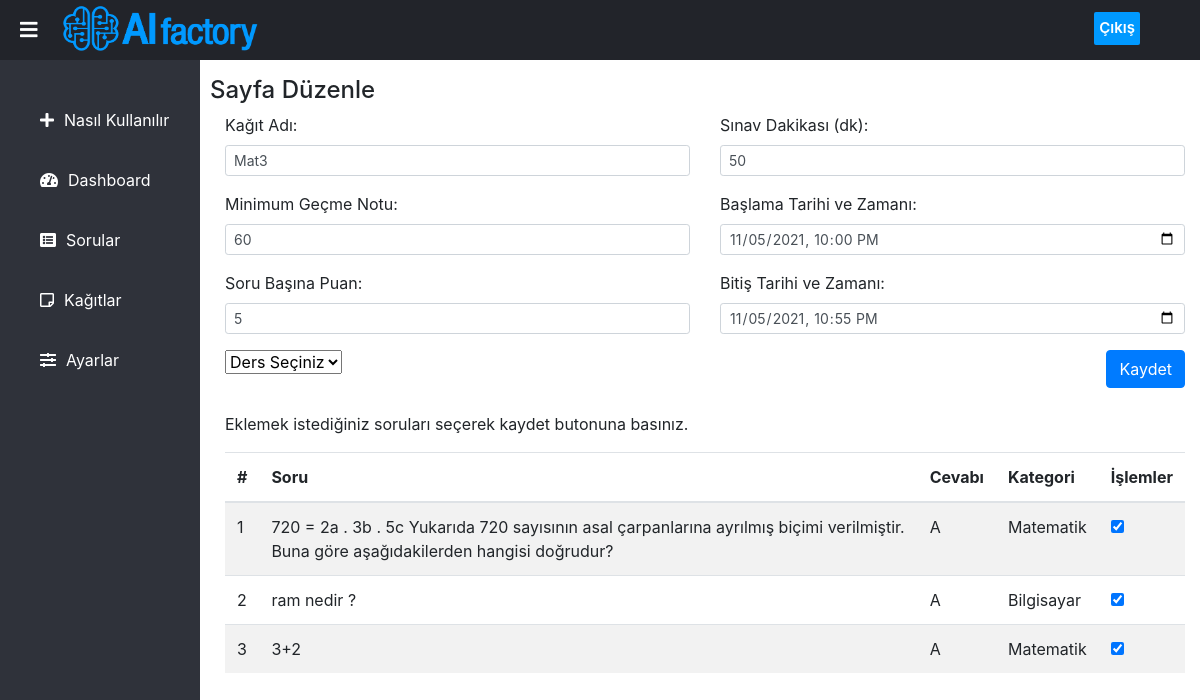
/components/edit_paper.php?paperid=2 (signed in), run on an earlier commit of the app's database.
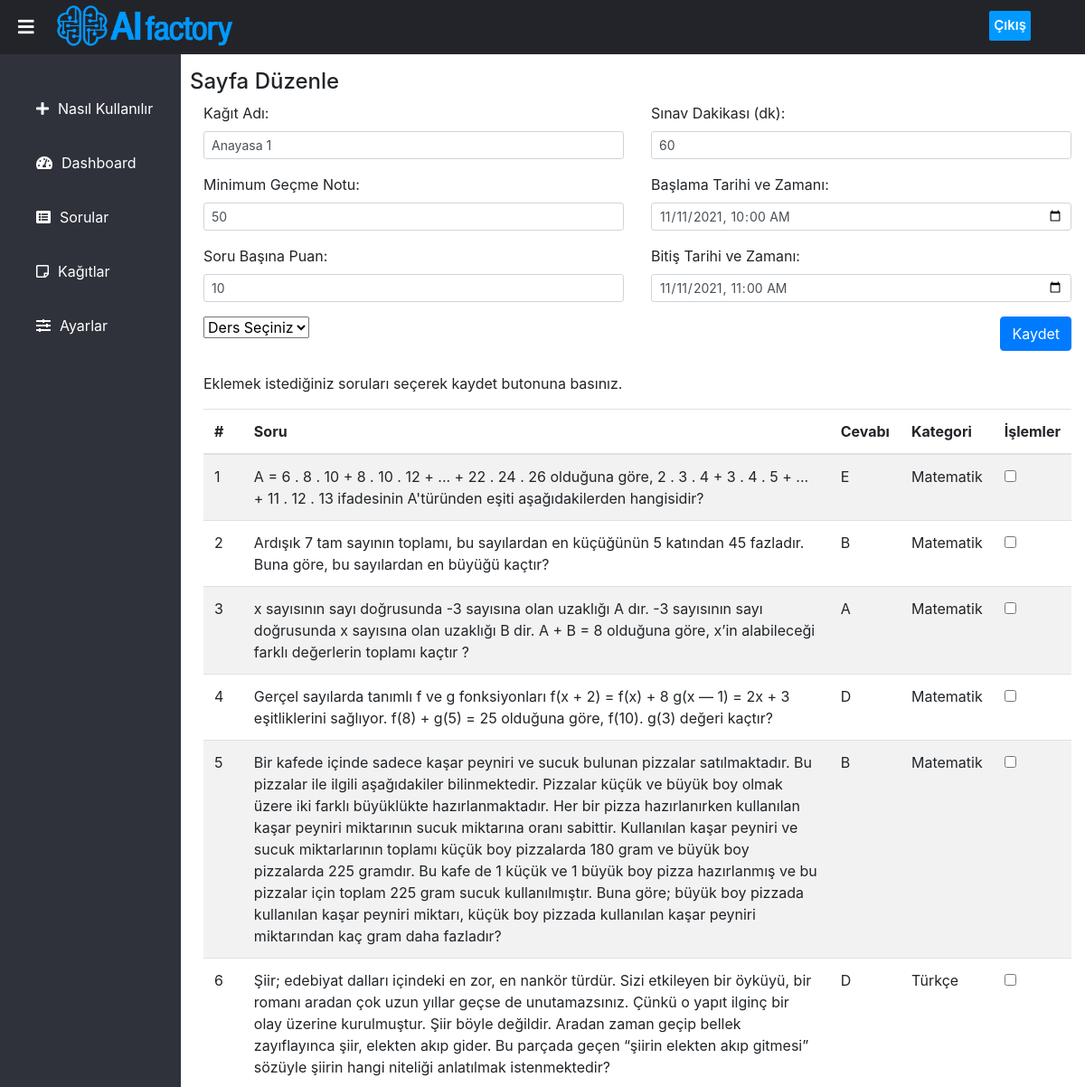
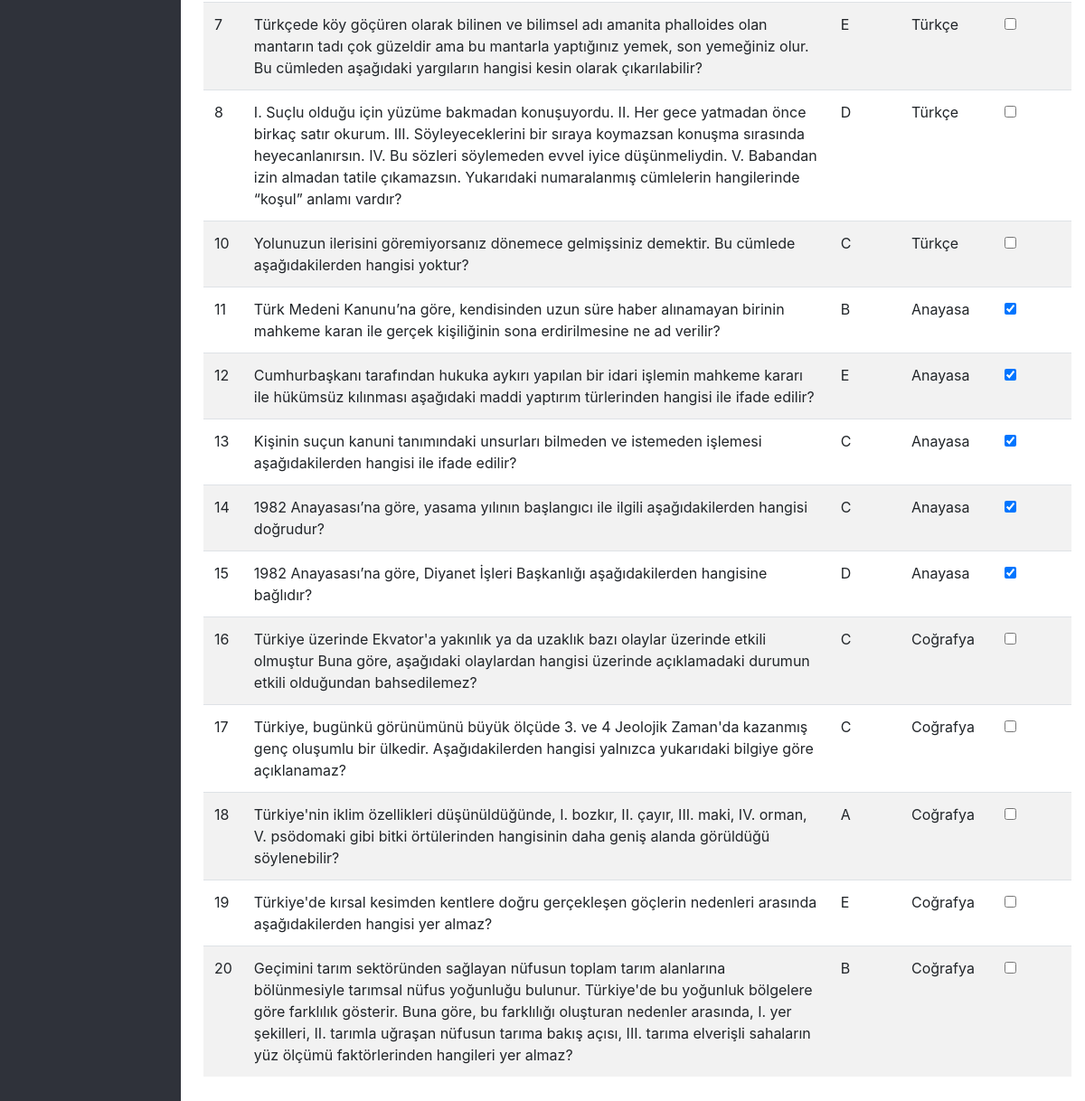
And on a later commit of the database (2 pictures, top to bottom).
### tables this page shows
CREATE TABLE `papers` (
  `paper_id` int(11) NOT NULL,
  `paper_name` varchar(55) NOT NULL,
  `min_pass_score` int(3) NOT NULL,
  `mark_per_question` int(3) NOT NULL,
  `paper_duration` int(11) NOT NULL,
  `start_date` datetime NOT NULL,
  `end_date` datetime NOT NULL,
  `category` varchar(20) NOT NULL,
  `questions` varchar(1000) NOT NULL
);

CREATE TABLE `questions` (
  `question_id` int(11) NOT NULL,
  `question` varchar(10000) NOT NULL,
  `answer1` varchar(255) NOT NULL,
  `answer2` varchar(255) NOT NULL,
  `answer3` varchar(255) NOT NULL,
  `answer4` varchar(255) NOT NULL,
  `answer5` varchar(255) NOT NULL,
  `correct_answer` int(1) NOT NULL,
  `category` varchar(50) DEFAULT NULL
);

### components/edit_paper.php (the view, shortened to what the changed rows need)
<?php
   include_once "../connect.php";
   include_once "./sidebar.php";
   $id = $_GET['paperid'];
?>
<div class="content pt-3">
   <section>
      <div class="container">
      <form method="post" id="paper" action="<?php echo htmlspecialchars($_SERVER["PHP_SELF"]); ?>">
         <?php
               $result = mysqli_query($link, "SELECT * FROM papers WHERE paper_id=$id");
               while ($row = mysqli_fetch_assoc($result)) {
                    $paper_name = $row["paper_name"];
                    $min_pass_score = $row["min_pass_score"];
                    $mark_per_question = $row["mark_per_question"];
                    $paper_duration = $row["paper_duration"];
                    $start_date2  = date("Y-m-d\TH:i",strtotime($row["start_date"]));
                    $end_date2 = date("Y-m-d\TH:i",strtotime($row["end_date"]));
                    $questions = $row["questions"];
               }
                    $questions_chk = explode(",", $questions);
         ?>
         <div class="row">
            <div class="col">
                  <div class="form-group">
                     <label for="paper_name">Kağıt Adı:</label>
                     <input type="text" class="form-control form-control-sm" name="paper_name" value="<?php echo $paper_name; ?>">
                  </div>
                  <div class="form-group">
                     <label for="min_pass_score">Minimum Geçme Notu:</label>
                     <input type="text" class="form-control form-control-sm" name="min_pass_score" value="<?php echo $min_pass_score; ?>">
                  </div>
                  <div class="form-group">
                     <label for="mark_per_question">Soru Başına Puan:</label>
                     <input type="text" class="form-control form-control-sm" name="mark_per_question" value="<?php echo $mark_per_question; ?>">
                  </div>
            </div>
            <div class="col">
               <div class="form-group">
                  <label for="paper_duration">Sınav Dakikası (dk):</label>
                  <input type="text" class="form-control form-control-sm" name="paper_duration" value="<?php echo $paper_duration; ?>">
               </div>
               <div class="form-group">
                  <label for="start_date">Başlama Tarihi ve Zamanı:</label>
                  <input type="datetime-local" class="form-control form-control-sm" name="start_date" value="<?php echo $start_date2; ?>">
               </div>
               <div class="form-group">
                  <label for="end_date">Bitiş Tarihi ve Zamanı:</label>
                  <input type="datetime-local" class="form-control form-control-sm" name="end_date" value="<?php echo $end_date2; ?>">
               </div>
            </div>
         </div>
              <div class="form-group" style="float:right">
            <div class="mt-3" id="list_question" style="heigth=auto;">
                <table class="table table-striped">
                    <thead>
                        <tr>
                            <th scope="col">#</th>
                            <th scope="col">Soru</th>
                            <th scope="col">Cevabı</th>
                            <th scope="col">Kategori</th>
                            <th scope="col">İşlemler</th>
                        </tr>
                    </thead>
                    <tbody>
                        <?php
                            $records = mysqli_query ($link,"SELECT question_id, question, correct_answer, category FROM questions");
                            if($records -> num_rows >0){
                                while($row = mysqli_fetch_array($records)){
                                    if($row["correct_answer"]==0){
                                        $letter_answer = "A";
                                    }else if($row["correct_answer"]==1){
                                        $letter_answer = "B";
                                    }else if($row["correct_answer"]==2){
                                        $letter_answer = "C";
                                    }else if($row["correct_answer"]==3){
                                        $letter_answer = "D";
                                    } else{$letter_answer = "E";}
                                    $temp= $row['question_id'];
                        ?>
                        <tr>
                            <td><?php echo $row['question_id']; ?></td>
                            <td><?php echo $row['question']; ?></td>
                            <td><?php echo $letter_answer; ?></td>
                            <td><?php echo $row['category']; ?></td>
                            <td>
                              <input type="checkbox"
                                    value="<?php echo $row['question_id']; ?>"
                                    name="questionIds[]"
                                    <?php echo (in_array($temp,$questions_chk,TRUE)) ? 'checked="checked"' : ''; ?>
                                />
                            </td>
                        <?php
                                }
                        }else{echo "Hiç soru bulunamadı."; }
                        ?>
                    </tbody>
                </table>
            </div>
         </div>
      </form>
      </div>
   </section>
</div>

What changed in the data, as far as the page shows it:
changed papers: paper_name "Mat3" → "Anayasa 1"; min_pass_score "60" → "50"; mark_per_question "5" → "10"; paper_duration "50" → "60"; start_date "11/05/2021 22:00" → "11/11/2021 10:00"; end_date "11/05/2021 22:55" → "11/11/2021 11:00"; questions "☑" → "☐"
changed questions id 1: question "720 = 2a . 3b . 5c Yukarıda 720 sayısının asal çarpanlarına ayrılmış biçimi verilmiştir. Buna göre aşağıdakilerden hangisi doğrudur?" → "A = 6 . 8 . 10 + 8 . 10 . 12 + ... + 22 . 24 . 26 olduğuna göre, 2 . 3 . 4 + 3 . 4 . 5 + ... + 11 . 12 . 13 ifadesinin A'türünden eşiti aşağıdakilerden hangisidir?"; correct_answer "A" → "E"
changed questions id 2: question "ram nedir ?" → "Ardışık 7 tam sayının toplamı, bu sayılardan en küçüğünün 5 katından 45 fazladır. Buna göre, bu sayılardan en büyüğü kaçtır?"; correct_answer "A" → "B"; category "Bilgisayar" → "Matematik"
changed questions id 3: question "3+2" → "x sayısının sayı doğrusunda -3 sayısına olan uzaklığı A dır. -3 sayısının sayı doğrusunda x sayısına olan uzaklığı B dir. A + B = 8 olduğuna göre, x’in alabileceği farklı değerlerin toplamı kaçtır ?"
added questions: question_id "4", question "Gerçel sayılarda tanımlı f ve g fonksiyonları f(x + 2) = f(x) + 8 g(x — 1) = 2x + 3 eşitliklerini sağlıyor. f(8) + g(5) = 25 olduğuna göre, f(10). g(3) değeri kaçtır?", correct_answer "D", category "Matematik"
added questions: question_id "5", question "Bir kafede içinde sadece kaşar peyniri ve sucuk bulunan pizzalar satılmaktadır. Bu pizzalar ile ilgili aşağıdakiler bilinmektedir. Pizzalar küçük ve büyük boy olmak üzere iki farklı büyüklükte hazırlanmaktadır. Her bir pizza hazırlanırken kullanılan kaşar peyniri miktarının sucuk miktarına oranı sabittir. Kullanılan kaşar peyniri ve sucuk miktarlarının toplamı küçük boy pizzalarda 180 gram ve büyük boy pizzalarda 225 gramdır. Bu kafe de 1 küçük ve 1 büyük boy pizza hazırlanmış ve bu pizzalar için toplam 225 gram sucuk kullanılmıştır. Buna göre; büyük boy pizzada kullanılan kaşar peyniri miktarı, küçük boy pizzada kullanılan kaşar peyniri miktarından kaç gram daha fazladır?", correct_answer "B", category "Matematik"
added questions: question_id "6", question "Şiir; edebiyat dalları içindeki en zor, en nankör tür­dür. Sizi etkileyen bir öyküyü, bir romanı aradan çok uzun yıllar geçse de unutamazsınız. Çünkü o yapıt ilginç bir olay üzerine kurulmuştur. Şiir böyle de­ğildir. Aradan zaman geçip bellek zayıflayınca şiir, elekten akıp gider. Bu parçada geçen “şiirin elekten akıp gitmesi” sö­züyle şiirin hangi niteliği anlatılmak istenmek­tedir?", correct_answer "D", category "Türkçe"
added questions: question_id "7", question "Türkçede köy göçüren olarak bilinen ve bilimsel adı amanita phalloides olan mantarın tadı çok güzeldir ama bu mantarla yaptığınız yemek, son yemeğiniz olur. Bu cümleden aşağıdaki yargıların hangisi kesin olarak çıkarılabilir?", correct_answer "E", category "Türkçe"
added questions: question_id "8", question "I. Suçlu olduğu için yüzüme bakmadan konuşu­yordu. II. Her gece yatmadan önce birkaç satır okurum. III. Söyleyeceklerini bir sıraya koymazsan konuşma sırasında heyecanlanırsın. IV. Bu sözleri söylemeden evvel iyice düşünmeliy­din. V. Babandan izin almadan tatile çıkamazsın. Yukarıdaki numaralanmış cümlelerin hangile­rinde “koşul” anlamı vardır?", correct_answer "D", category "Türkçe"
added questions: question_id "10", question "Yolunuzun ilerisini göremiyorsanız dönemece gel­mişsiniz demektir. Bu cümlede aşağıdakilerden hangisi yoktur?", correct_answer "C", category "Türkçe"
added questions: question_id "11", question "Türk Medeni Kanunu’na göre, kendisinden uzun süre haber alınamayan birinin mahkeme karan ile gerçek kişiliğinin sona erdirilmesine ne ad verilir?", correct_answer "B", category "Anayasa", $row['question_id'] "☑"
added questions: question_id "12", question "Cumhurbaşkanı tarafından hukuka aykırı yapılan bir idari işlemin mahkeme kararı ile hükümsüz kılınması aşağıdaki maddi yaptırım türlerinden hangisi ile ifade edilir?", correct_answer "E", category "Anayasa", $row['question_id'] "☑"
added questions: question_id "13", question "Kişinin suçun kanuni tanımındaki unsurları bilmeden ve istemeden işlemesi aşağıdakilerden hangisi ile ifade edilir?", correct_answer "C", category "Anayasa", $row['question_id'] "☑"
added questions: question_id "14", question "1982 Anayasası’na göre, yasama yılının başlangıcı ile ilgili aşağıdakilerden hangisi doğrudur?", correct_answer "C", category "Anayasa", $row['question_id'] "☑"
added questions: question_id "15", question "1982 Anayasası’na göre, Diyanet İşleri Başkanlığı aşağıdakilerden hangisine bağlıdır?", correct_answer "D", category "Anayasa", $row['question_id'] "☑"
added questions: question_id "16", question "Türkiye üzerinde Ekvator'a yakınlık ya da uzaklık bazı olaylar üzerinde etkili olmuştur Buna göre, aşağıdaki olaylardan hangisi üzerinde açıklamadaki durumun etkili olduğundan bahsedilemez?", correct_answer "C", category "Coğrafya"
added questions: question_id "17", question "Türkiye, bugünkü görünümünü büyük ölçüde 3. ve 4 Jeolojik Zaman'da kazanmış genç oluşumlu bir ülkedir. Aşağıdakilerden hangisi yalnızca yukarıdaki bilgiye göre açıklanamaz?", correct_answer "C", category "Coğrafya"
added questions: question_id "18", question "Türkiye'nin iklim özellikleri düşünüldüğünde, I. bozkır, II. çayır, III. maki, IV. orman, V. psödomaki gibi bitki örtülerinden hangisinin daha geniş alanda görüldüğü söylenebilir?", correct_answer "A", category "Coğrafya"
added questions: question_id "19", question "Türkiye'de kırsal kesimden kentlere doğru gerçekleşen göçlerin nedenleri arasında aşağıdakilerden hangisi yer almaz?", correct_answer "E", category "Coğrafya"
added questions: question_id "20", question "Geçimini tarım sektöründen sağlayan nüfusun toplam tarım alanlarına bölünmesiyle tarımsal nüfus yoğunluğu bulunur. Türkiye'de bu yoğunluk bölgelere göre farklılık gösterir. Buna göre, bu farklılığı oluşturan nedenler arasında, I. yer şekilleri, II. tarımla uğraşan nüfusun tarıma bakış açısı, III. tarıma elverişli sahaların yüz ölçümü faktörlerinden hangileri yer almaz?", correct_answer "B", category "Coğrafya"
